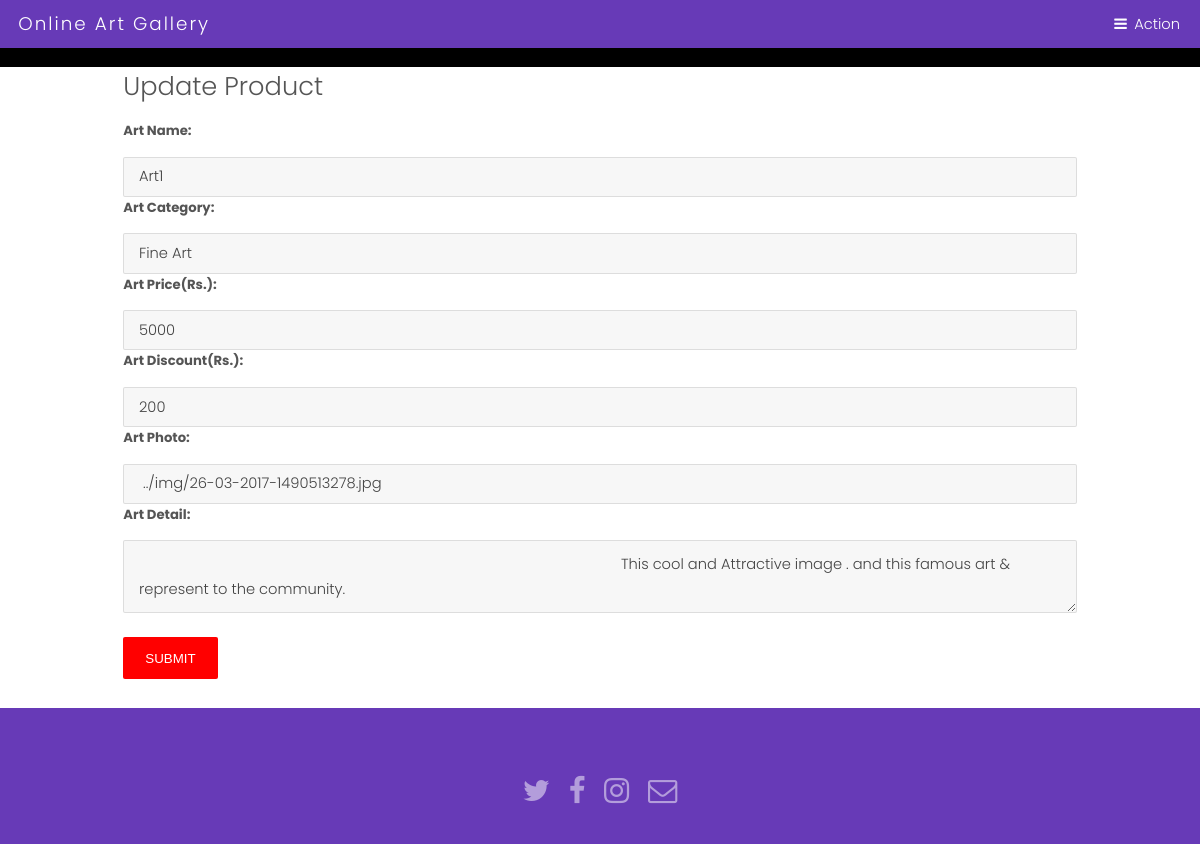
Page /admin/update_product_now.php?id=4 on the committed database.
### tables this page shows
CREATE TABLE `art_info` (
  `art_id` int(10) NOT NULL,
  `art_name` varchar(50) NOT NULL,
  `art_category` varchar(20) NOT NULL,
  `art_price` int(20) NOT NULL,
  `art_discount` int(10) NOT NULL,
  `art_photo` varchar(50) NOT NULL,
  `art_detail` varchar(1000) NOT NULL
);

### admin/update_product_now.php (the view, shortened to what this page needs)
<?php include("header/header.php");?>
<div class="back-img back-img1">
	<div class="container divform">
		<?php
		$r = $_GET[ 'id' ];
		$s = mysqli_query( $con, "select * from art_info where art_id=$r" );
		while ( $row = mysqli_fetch_array( $s ) ) {
			?>
		<h2>Update Product</h2>
		<form action="" method="post" name="f1" enctype="multipart/form-data">
			<div class="form-group">
				<label for="artnm">Art Name:</label>
				<input type="text" class="form-control" id="artnm" name="a1" required value="<?php echo $row[1];?>">
			</div>
			<div class="form-group">
				<label for="sell">Art Category:</label>
				<select class="form-control" id="sel1" name="a2" required>
            <option value="<?php echo $row[2];?>" selected><?php echo $row[2];?></option>
                    </select>
			</div>
			<div class="form-group">
				<label for="pr">Art Price(Rs.):</label>
				<input type="text" class="form-control" id="pr" name="a3" required value="<?php echo $row[3];?>">
			</div>
			<div class="form-group">
				<label for="dis">Art Discount(Rs.):</label>
				<input type="text" class="form-control" id="dis" name="a4" required value="<?php echo $row[4];?>">
			</div>
			<div class="form-group">
				<label for="ph">Art Photo:</label>
				<input type="text" class="form-control" id="ph" name="a5" readonly value="<?php echo $row[5];?>">
			</div>
			<div class="form-group">
				<label for="det">Art Detail:</label>
				<textarea class="form-control" id="det" name="a6" required>
					<?php echo $row[6];?>
				</textarea>
			</div><br/>
			<button type="submit"  class="button special-red" name="sub">Submit</button>
		</form>
		<?php } ?>
	</div>
</div> <?php include( "../footer/footer.php" );?>

### assets/css/main.css (style rules this page uses)
html, body, div, span, applet, object, iframe, h1, h2, h3, h4, h5, h6, p, blockquote, pre, a, abbr, acronym, address, big, cite, code, del, dfn, em, img, ins, kbd, q, s, samp, small, strike, strong, sub, sup, tt, var, b, u, i, center, dl, dt, dd, ol, ul, li, fieldset, form, label, legend, table, caption, tbody, tfoot, thead, tr, th, td, article, aside, canvas, details, embed, figure, figcaption, footer, header, hgroup, menu, nav, output, ruby, section, summary, time, mark, audio, video { margin: 0; padding: 0; border: 0; font-size: 100%; font: inherit; vertical-align: baseline; }
body { line-height: 1; }
body { -webkit-text-size-adjust: none; }
*, *:before, *:after { -moz-box-sizing: border-box; -webkit-box-sizing: border-box; box-sizing: border-box; }
.container { margin-left: auto; margin-right: auto; }
.container { width: 80rem; }
@media screen and (max-width: 1680px) { .container { width: 80rem; } }
@media screen and (max-width: 1280px) { .container { width: 65rem; } }
body { -ms-overflow-style: scrollbar; }
body { background: #fff; }
html { font-size: 13pt; }
@media screen and (max-width: 1680px) { html { font-size: 11pt; } }
@media screen and (max-width: 1280px) { html { font-size: 11pt; } }
body { background-color: #fff; color: #444; }
body, input, select, textarea { font-family: "Poppins", sans-serif; font-weight: 300; font-size: 1rem; line-height: 1.65; }
h1, h2, h3, h4, h5, h6 { font-weight: 300; line-height: 1.5; margin: 0 0 1rem 0; }
h2 { font-size: 1.75rem; }
input, select, textarea { color: #555; }
h1, h2, h3, h4, h5, h6 { color: #555; }
input[type="submit"], input[type="reset"], input[type="button"], button, .button { -moz-appearance: none; -webkit-appearance: none; -ms-appearance: none; appearance: none; -moz-transition: background-color 0.2s ease-in-out, color 0.2s ease-in-out; -webkit-transition: background-color 0.2s ease-in-out, color 0.2s ease-in-out; -ms-transition: background-color 0.2s ease-in-out, color 0.2s ease-in-out; transition: background-color 0.2s ease-in-out, color 0.2s ease-in-out; border-radius: 2px; border: 0; cursor: pointer; display: inline-block; font-weight: 300; height: 2.85rem; line-height: 2.95rem; padding: 0 1.5rem; text-align: center; text-decoration: none; text-transform: uppercase; white-space: nowrap; }
input[type="submit"], input[type="reset"], input[type="button"], button, .button { background-color: #f2f2f2; color: #000 !important; }
form { margin: 0 0 2rem 0; }
label { display: block; font-size: 0.9rem; font-weight: 700; margin: 0 0 1rem 0; }
input[type="text"], input[type="password"], input[type="email"], select, textarea { -moz-appearance: none; -webkit-appearance: none; -ms-appearance: none; appearance: none; border-radius: 2px; border: none; border: solid 1px; color: inherit; display: block; outline: 0; padding: 0 1rem; text-decoration: none; width: 100%; }
input[type="text"], input[type="password"], input[type="email"], select { height: 2.75rem; }
textarea { padding: 0.75rem 1rem; }
label { color: #555; }
input[type="text"], input[type="password"], input[type="email"], select, textarea { background: rgba(144, 144, 144, 0.075); border-color: rgba(144, 144, 144, 0.25); }
.back-img { background-repeat: no-repeat !important; background-attachment: fixed !important; }
.button.special-red { background-color: red !important; color: #ffffff !important; }

### rows in the picture
art_info: a1 "Art1", a2 "Fine Art", a3 "5000", a4 "200", a5 "../img/26-03-2017-1490513278.jpg", a6 "This cool and Attractive image . and this famous art & represent to the community."
